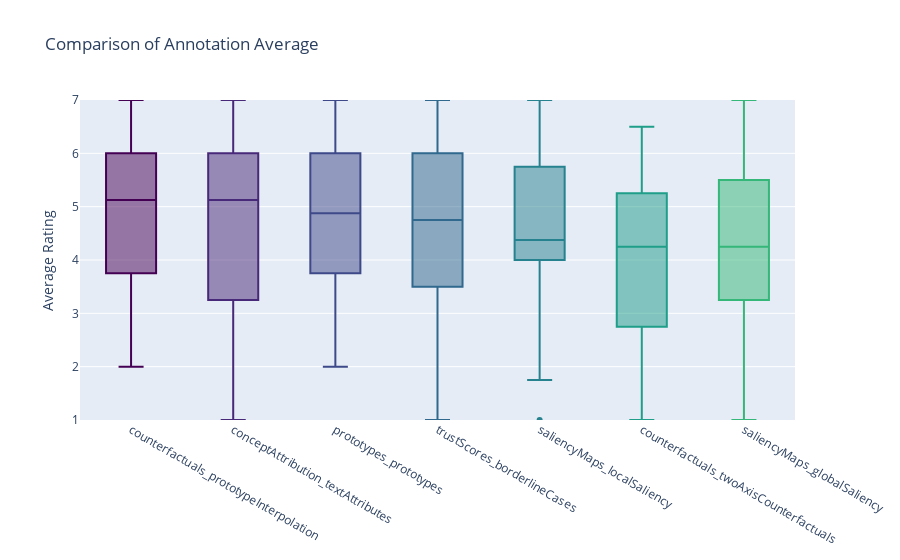

Notebook cell for this chart:
### Code cell
#for all df
def boxPlotDF(df,title, labels):
    #throw out non-numeric data
    #set the color palette
    palette = cycle(plotly.colors.sequential.Viridis)#type: ignore

    #iterate over columns and show average spread
    fig = go.Figure()#type: ignore
    for column in df:
        fig.add_trace(go.Box(
            y=df[column],
            name=column,
            marker_color=next(palette)
            )) #type: ignore
    
    fig.update_layout(
                    title = title,
                    yaxis = dict(
                        dtick = 1
                    ),
                    yaxis_range=[1,7],
                    yaxis_title="Average Rating",
                    showlegend=False
    )
    
    fig.show()

aggregated_df = pd.DataFrame()

for name, df in dfs.items():
    aggregated_df[name] = df.apply(np.mean, axis = 1)

sorted_index = aggregated_df.median().sort_values(ascending=False).index

boxPlotDF(aggregated_df[sorted_index],"Comparison of Annotation Average",labels)

### Figure 1 — Plotly figure (JSON) as saved in the notebook; plotly's stock layout.template omitted (floating-point values rounded to 4 significant figures)
{"data": [{"marker": {"color": "#440154"}, "name": "counterfactuals_prototypeInterpolation", "type": "box", "y": [6.25, 7, 4.75, 5, 2, 7, 2, 5.5, 5.25, 5.5, 5, 3.75, 7, 3.75, 3, 4.5, 5.25, 3.5, 6, 5.5, 7, 4]}, {"marker": {"color": "#482878"}, "name": "conceptAttribution_textAttributes", "type": "box", "y": [6, 7, 4.75, 5.75, 2, 6.25, 3.25, 2.75, 3, 5, 4, 5.25, 1, 4.75, 3.25, 5.75, 5.75, 3, 6.25, 6.75, 5.25, 6.25]}, {"marker": {"color": "#3e4989"}, "name": "prototypes_prototypes", "type": "box", "y": [6, 7, 5.5, 6.25, 2.75, 6.5, 4.75, 4, 5, 5.5, 2, 3, 7, 3.75, 3.25, 5.75, 4.25, 4.5, 6, 6, 4.25, 3.25]}, {"marker": {"color": "#31688e"}, "name": "trustScores_borderlineCases", "type": "box", "y": [5.5, 3.5, 5, 4.75, 4, 6, 5, 2.5, 6, 4.25, 4.5, 4.75, 1, 4.5, 6, 6, 2.5, 3, 5, 7, 7, 2.75]}, {"marker": {"color": "#26828e"}, "name": "saliencyMaps_localSaliency", "type": "box", "y": [4.5, 5, 4, 4.5, 4.25, 5.25, 6, 1.75, 4, 7, 2, 4.25, 1, 5.25, 4, 6.5, 4, 3, 2, 6, 5.75, 5.75]}, {"marker": {"color": "#1f9e89"}, "name": "counterfactuals_twoAxisCounterfactuals", "type": "box", "y": [4.25, 6, 3.5, 6.5, 1.75, 6.5, 1, 4, 4, 5.25, 5, 4.5, 1, 4, 2.75, 4.5, 5.25, 2.75, 4.25, 5.5, 4.25, 2.25]}, {"marker": {"color": "#35b779"}, "name": "saliencyMaps_globalSaliency", "type": "box", "y": [5.5, 7, 4.5, 5.25, 4.75, 5.5, 5, 1, 2.5, 5.5, 4, 4, 1, 3.75, 3.75, 7, 2.75, 3.25, 3.25, 7, 5.75, 3]}], "layout": {"showlegend": false, "title": {"text": "Comparison of Annotation Average"}, "yaxis": {"dtick": 1, "range": [1, 7], "title": {"text": "Average Rating"}}}}
